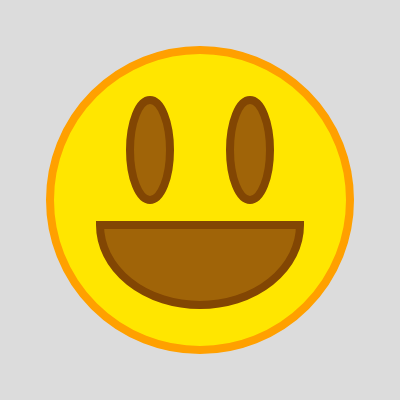
Frame 1 (no input)
Frame 60 (no input): identical to frame 1, image omitted
Frame 120 (the mouse pressed at the canvas centre since frame 60): identical to frame 1, image omitted

The p5.js sketch that drew this single still picture (run headless with seeded random() and noise() and a simulated clock; from frame 60 on, the mouse is pressed at the canvas centre):

// p5.js sketch
// ── sketch.js
// Faulty code Fixed - benjamin
// Wk 1 exercise 3

// Also deleted spaces in argument lists

function setup() {
  createCanvas(400, 400);
}
// added closing curly

function draw() {
  background(220);
  angleMode(DEGREES);
  //moved into draw function
  // not sure what this does

  stroke(255, 160, 0);
  // added commas
  strokeWeight(8);
  // changed spelling
  fill(255, 230, 0);
  // changed Fill to fill, added semi-colon

  circle(200, 200, 300);
  stroke(130, 70, 3);
  // added semi-colon
  fill(160, 100, 8);
  ellipse(150, 150, 40, 100);
  ellipse(250, 150, 40, 100);

  fill(160, 100, 8);
  // changed O to zero
  arc(200, 225, 200, 160, 0, 180, CHORD);
  // changed Chord to CHORD
  fill(255);
  // arc(200,225,200,80,0,180,CHORD);
}
